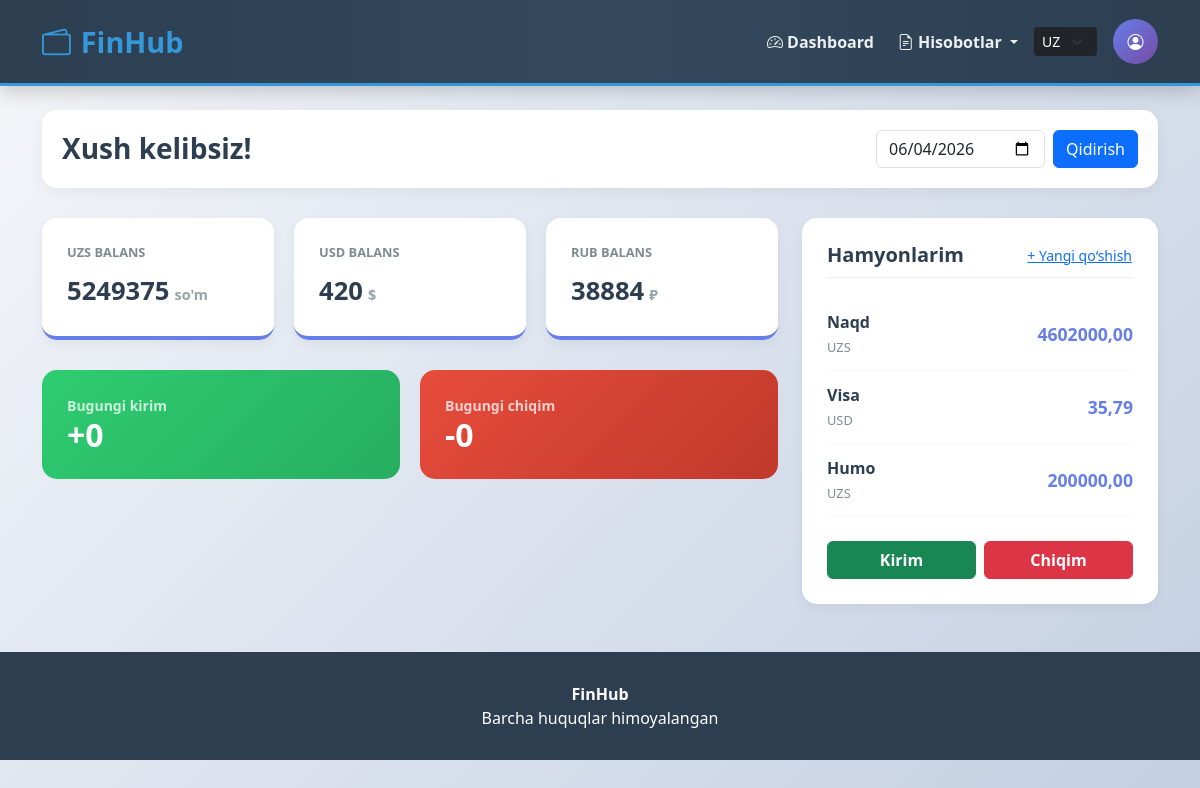
The page /uz/ (signed in) on the database as committed earlier.
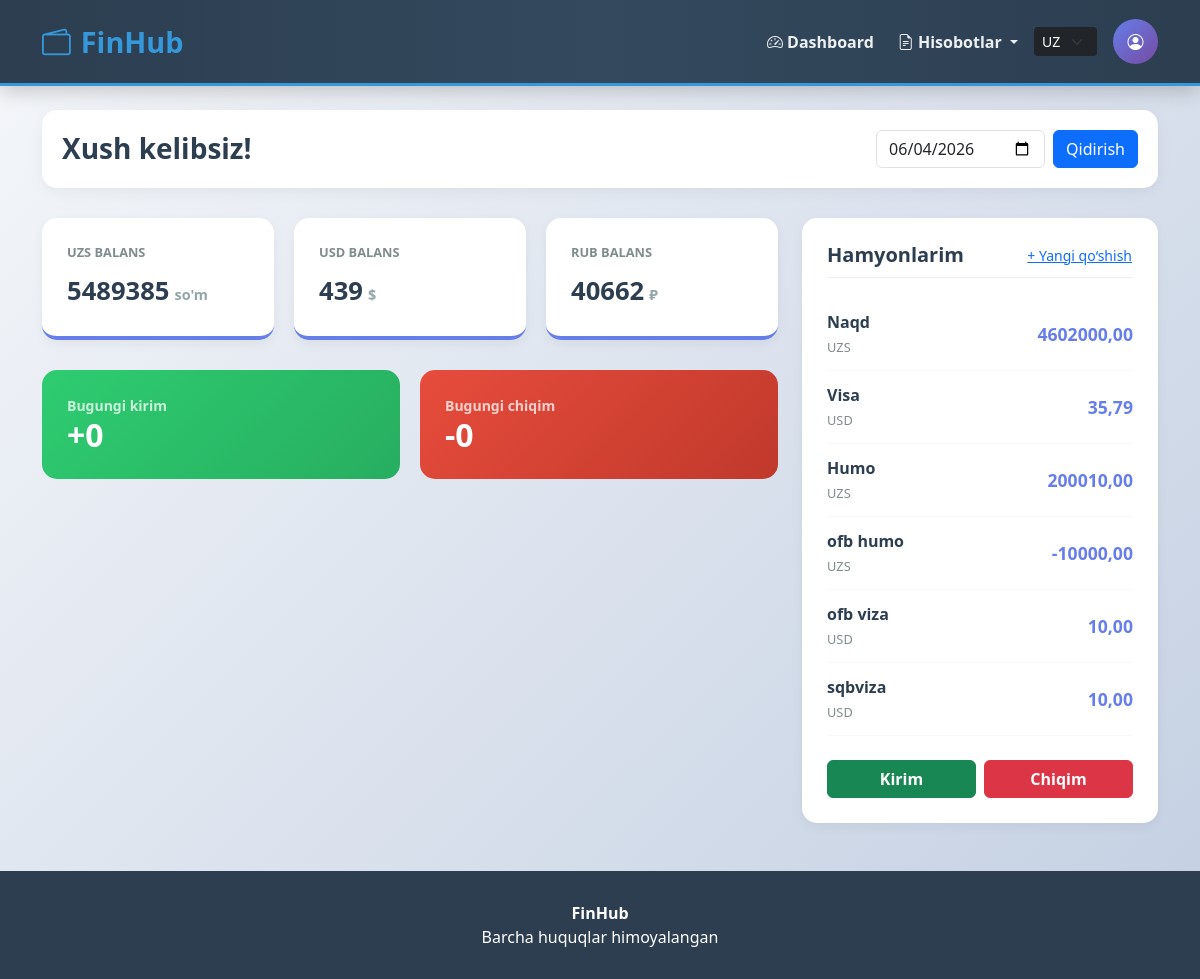
The same page on the database as committed later.
### finance/models.py (models this page shows, shortened)
class Wallet(models.Model):
    CURRENCY_CHOICES = (("UZS", "Som"),("USD", "Dollar"),("RUB", "Ruble"),)
    user = models.ForeignKey(User, on_delete=models.CASCADE)
    name = models.CharField(max_length=100)
    balance = models.DecimalField(max_digits=15, decimal_places=2, default=0)
    currency = models.CharField(max_length=3, choices=CURRENCY_CHOICES)

### finance/views.py (the view)
# urls.py: path('', DashboardView.as_view(), name='dashboard'),
class DashboardView(View):
    def get(self, request):
        selected_date = date.today()
        selected_date_str = request.GET.get('date')
        if selected_date_str:
            try:
                selected_date = date.fromisoformat(selected_date_str)
            except Exception as e:
                selected_date = date.today()
        wallets = Wallet.objects.none()
        total_income = Decimal('0')
        total_expense = Decimal('0')
        total_balance_uzs = Decimal('0')
        if request.user.is_authenticated:
            wallets = Wallet.objects.filter(user=request.user)
            incomes = Income.objects.filter(user=request.user, created_at__date=selected_date)
            expenses = Expense.objects.filter(user=request.user, created_at__date=selected_date)
            total_income = sum(i.ammount for i in incomes)
            total_expense = sum(e.ammount for e in expenses)
            for w in wallets:
                total_balance_uzs +=convert_curency(w.balance,w.currency, 'UZS')
        total_balance_usd = convert_curency(total_balance_uzs, 'UZS', 'USD')
        total_balance_rub = convert_curency(total_balance_uzs, 'UZS', 'RUB')
        context = {'wallets': wallets,'total_income': total_income,'selected_date':selected_date,'total_expense': total_expense,'total_balance_uzs': round(total_balance_uzs, 2),'total_balance_usd':round(total_balance_usd, 2), 'total_balance_rub':round(total_balance_rub, 2)}
        return render(request, 'finance/dashboard.html', context)

### finance/models.py (called while the page is built)
def convert_curency(ammount,from_curency, to_curency):
    ammount = Decimal(str(ammount))
    rates ={'UZS':1, 'USD':12500,'RUB': 135}
    ammount_in_uzs = ammount * rates[from_curency]
    return ammount_in_uzs / rates[to_curency]

### templates/finance/dashboard.html (shortened to what this page needs)
{% extends 'base.html' %}
{% block content %}
<div class="dashboard-header mt-4">
    <h3 class="fw-bold mb-0">
        {% if request.LANGUAGE_CODE == 'ru' %}
            Добро пожаловать!
        {% elif request.LANGUAGE_CODE == 'en' %}
            Welcome!
        {% else %}
            Xush kelibsiz!
        {% endif %}
    </h3>
    <form method="GET" class="d-flex gap-2">
        <input type="date" name="date" id="dateInput" class="form-control"
               value="{{ selected_date|date:'Y-m-d' }}">
        <button type="submit" class="btn btn-primary">
            {% if request.LANGUAGE_CODE == 'ru' %}
                Поиск
            {% elif request.LANGUAGE_CODE == 'en' %}
                Search
            {% else %}
                Qidirish
            {% endif %}
        </button>
    </form>
</div>
<div class="row">
    <div class="col-lg-8">
        <div class="balance-grid">
            <div class="b-card">
                <div class="b-label">UZS
                    {% if request.LANGUAGE_CODE == 'ru' %}Баланс
                    {% elif request.LANGUAGE_CODE == 'en' %}Balance
                    {% else %}Balans{% endif %}
                </div>
                <div class="b-value">{{ total_balance_uzs|floatformat:0 }}<small>so'm</small></div>
            </div>
            <div class="b-card">
                <div class="b-label">USD
                    {% if request.LANGUAGE_CODE == 'ru' %}Баланс
                    {% elif request.LANGUAGE_CODE == 'en' %}Balance
                    {% else %}Balans{% endif %}
                </div>
                <div class="b-value">{{ total_balance_usd|floatformat:0 }}<small>$</small></div>
            </div>
            <div class="b-card">
                <div class="b-label">RUB
                    {% if request.LANGUAGE_CODE == 'ru' %}Баланс
                    {% elif request.LANGUAGE_CODE == 'en' %}Balance
                    {% else %}Balans{% endif %}
                </div>
                <div class="b-value">{{ total_balance_rub|floatformat:0 }}<small>₽</small></div>
            </div>
        </div>
        <div class="stat-box">
            <div class="s-card income-bg">
                <span class="fw-bold small opacity-75">
                    {% if request.LANGUAGE_CODE == 'ru' %}
                        Сегодня доход
                    {% elif request.LANGUAGE_CODE == 'en' %}
                        Today income
                    {% else %}
                        Bugungi kirim
                    {% endif %}
                </span>
                <h2 class="mb-0 fw-bold">+{{ total_income|floatformat:0 }}</h2>
            </div>
            <div class="s-card expense-bg">
                <span class="fw-bold small opacity-75">
                    {% if request.LANGUAGE_CODE == 'ru' %}
                        Сегодня расход
                    {% elif request.LANGUAGE_CODE == 'en' %}
                        Today expense
                    {% else %}
                        Bugungi chiqim
                    {% endif %}
                </span>
                <h2 class="mb-0 fw-bold">-{{ total_expense|floatformat:0 }}</h2>
            </div>
        </div>
    </div>
    <div class="col-lg-4">
        <div class="wallet-section">
            <div class="wallet-header">
                <h5 class="fw-bold mb-0">
                    {% if request.LANGUAGE_CODE == 'ru' %}
                        Мои кошельки
                    {% elif request.LANGUAGE_CODE == 'en' %}
                        My wallets
                    {% else %}
                        Hamyonlarim
                    {% endif %}
                </h5>
                <a href="{% url 'wallet_add' %}" class="btn btn-sm btn-link p-0">
                    {% if request.LANGUAGE_CODE == 'ru' %}
                        + Добавить
                    {% elif request.LANGUAGE_CODE == 'en' %}
                        + Add new
                    {% else %}
                        + Yangi qo‘shish
                    {% endif %}
                </a>
            </div>
            {% for wallet in wallets %}
            <div class="w-item">
                <div>
                    <span class="w-name">{{ wallet.name }}</span>
                    <span class="w-cur">{{ wallet.currency }}</span>
                </div>
                <span class="w-bal">{{ wallet.balance }}</span>
            </div>
            {% endfor %}
            <div class="row g-2 mt-3">
                <div class="col-6">
                    <a href="{% url 'income_add' %}" class="btn btn-success w-100 fw-bold">
                        {% if request.LANGUAGE_CODE == 'ru' %}
                            Доход
                        {% elif request.LANGUAGE_CODE == 'en' %}
                            Income
                        {% else %}
                            Kirim
                        {% endif %}
                    </a>
                </div>
                <div class="col-6">
                    <a href="{% url 'expense_add' %}" class="btn btn-danger w-100 fw-bold">
                        {% if request.LANGUAGE_CODE == 'ru' %}
                            Расход
                        {% elif request.LANGUAGE_CODE == 'en' %}
                            Expense
                        {% else %}
                            Chiqim
                        {% endif %}
                    </a>
                </div>
            </div>
        </div>
    </div>
</div>
{% endblock %}

### templates/base.html (shortened to what this page needs)
<!DOCTYPE html>
<html lang="{{ request.LANGUAGE_CODE }}">
<head>
    <link href="https://cdn.jsdelivr.net/npm/bootstrap@5.3.0/dist/css/bootstrap.min.css" rel="stylesheet">
    <link rel="stylesheet" href="https://cdn.jsdelivr.net/npm/bootstrap-icons@1.11.0/font/bootstrap-icons.css">
</head>
<body>
<nav class="navbar navbar-expand-lg navbar-dark">
    <div class="container">
        <a class="navbar-brand" href="{% url 'dashboard' %}">
            <i class="bi bi-wallet2"></i> FinHub
        </a>
        <div class="collapse navbar-collapse" id="navbarNav">
            <ul class="navbar-nav ms-auto align-items-center gap-2">
                <li class="nav-item">
                    <a class="nav-link" href="{% url 'dashboard' %}">
                        <i class="bi bi-speedometer2"></i>
                        {% if request.LANGUAGE_CODE == 'ru' %}Панель
                        {% elif request.LANGUAGE_CODE == 'en' %}Dashboard
                        {% else %}Dashboard{% endif %}
                    </a>
                </li>
                <li class="nav-item dropdown">
                    <a class="nav-link dropdown-toggle" data-bs-toggle="dropdown">
                        <i class="bi bi-file-earmark-text"></i>
                        {% if request.LANGUAGE_CODE == 'ru' %}Отчёты
                        {% elif request.LANGUAGE_CODE == 'en' %}Reports
                        {% else %}Hisobotlar{% endif %}
                    </a>
                </li>
                <li class="nav-item">
                    <form action="{% url 'set_language' %}" method="post">
                        <select name="language" onchange="this.form.submit()"
                                class="form-select form-select-sm bg-dark text-white border-0">
                            <option value="uz" {% if request.LANGUAGE_CODE == 'uz' %}selected{% endif %}>UZ</option>
                        </select>
                    </form>
                </li>
                <li class="nav-item dropdown ms-2">
                    <div class="profile-avatar" data-bs-toggle="dropdown">
                        <i class="bi bi-person-circle"></i>
                    </div>
                </li>
            </ul>
        </div>
    </div>
</nav>
<div class="container mb-5">
    {% block content %}{% endblock %}
</div>
<footer style="background:#2c3e50;color:white;text-align:center;padding:30px 0">
    <strong>FinHub</strong><br>
    {% if request.LANGUAGE_CODE == 'ru' %}
        Все права защищены
    {% elif request.LANGUAGE_CODE == 'en' %}
        All rights reserved
    {% else %}
        Barcha huquqlar himoyalangan
    {% endif %}
</footer>
</body>
</html>

### templates/base.html (style rules this page uses)
* { margin:0;padding:0;box-sizing:border-box }
:root { --primary-color:#3498db; --secondary-color:#2980b9; --accent-color:#e74c3c; --success-color:#2ecc71; --warning-color:#f39c12; --dark-color:#2c3e50; --light-color:#ecf0f1; --bg-gradient:linear-gradient(135deg,#667eea 0%,#764ba2 100%); --card-shadow:0 10px 30px rgba(0,0,0,.15) }
body { background:linear-gradient(135deg,#f5f7fa 0%,#c3cfe2 100%); font-family:'Segoe UI','Inter',Tahoma,Geneva,Verdana,sans-serif; color:var(--dark-color); min-height:100vh }
.navbar { background:linear-gradient(90deg,#2c3e50 0%,#34495e 50%,#2c3e50 100%)!important; padding:15px 0; box-shadow:0 5px 20px rgba(0,0,0,.2); border-bottom:3px solid #3498db }
.navbar-brand { font-weight:800; color:#3498db!important; font-size:1.8rem; display:flex; align-items:center; gap:10px }
.nav-link { color:#ecf0f1!important;font-weight:600 }
.profile-avatar { width:45px;height:45px;border-radius:50%; background:linear-gradient(135deg,#667eea 0%,#764ba2 100%); display:flex;align-items:center;justify-content:center; color:white;cursor:pointer }

### templates/finance/dashboard.html (style rules this page uses)
:root { --primary-color: #667eea; --secondary-color: #764ba2; --text-dark: #2c3e50; --text-muted: #7f8c8d; }
.dashboard-header { display: flex; justify-content: space-between; align-items: center; margin-bottom: 30px; background: white; padding: 20px; border-radius: 15px; box-shadow: 0 4px 15px rgba(0,0,0,0.05); }
.balance-grid { display: grid; grid-template-columns: repeat(3, 1fr); gap: 20px; margin-bottom: 30px; }
.b-card { background: white; padding: 25px; border-radius: 15px; border-bottom: 4px solid var(--primary-color); box-shadow: 0 4px 12px rgba(0,0,0,0.05); }
.b-label { color: var(--text-muted); font-size: 0.8rem; font-weight: 700; text-transform: uppercase; margin-bottom: 10px; }
.b-value { font-size: 1.6rem; font-weight: 800; color: var(--text-dark); }
.b-value small { font-size: 0.9rem; margin-left: 5px; color: #95a5a6; }
.stat-box { display: grid; grid-template-columns: 1fr 1fr; gap: 20px; margin-bottom: 30px; }
.s-card { padding: 25px; border-radius: 15px; color: white; display: flex; flex-direction: column; }
.income-bg { background: linear-gradient(135deg, #2ecc71, #27ae60); }
.expense-bg { background: linear-gradient(135deg, #e74c3c, #c0392b); }
.wallet-section { background: white; padding: 25px; border-radius: 15px; box-shadow: 0 4px 12px rgba(0,0,0,0.05); }
.wallet-header { display: flex; justify-content: space-between; align-items: center; margin-bottom: 20px; padding-bottom: 10px; border-bottom: 1px solid #eee; }
.w-item { display: flex; justify-content: space-between; align-items: center; padding: 12px 0; border-bottom: 1px solid #f8f9fa; }
.w-name { font-weight: 700; color: var(--text-dark); display: block; }
.w-cur { font-size: 0.8rem; color: var(--text-muted); }
.w-bal { font-weight: 800; color: var(--primary-color); font-size: 1.1rem; }

Rows that differ between the two databases and show on the page:
changed Wallet "Humo": balance "200000,00" → "200010,00"
added Wallet: name "ofb humo", currency "UZS", balance "-10000,00"
added Wallet: name "ofb viza", currency "USD", balance "10,00"
added Wallet: name "sqbviza", currency "USD", balance "10,00"
Other text that changed with them:
{{ total_balance_uzs|floatformat:0 }}: "5249375" → "5489385"
{{ total_balance_usd|floatformat:0 }}: "420" → "439"
{{ total_balance_rub|floatformat:0 }}: "38884" → "40662"
